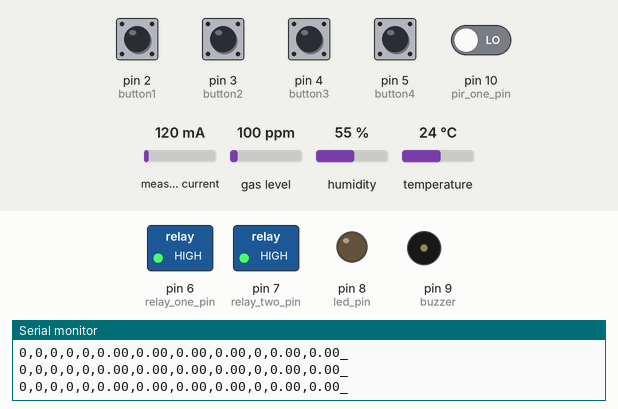
This sketch was run on a simulated Arduino Uno, built with avr-gcc and run on an emulated ATmega328P. Parts: switched loads named in the sketch (green lamp = pin HIGH), output pins drawn as LEDs (lit = HIGH), buzzer (waves = sounding), the last lines printed to the serial monitor. The test bench sets the inputs (shaded band); at power-on: pin 2 (button1), pin 3 (button2), pin 4 (button3), pin 5 (button4) HIGH, pin 10 (pir_one_pin) LOW, temperature 24 °C, measured current 120 mA, gas level 100 ppm, humidity 55 %.

Above: at 1.7 s.
1.8 s: pin 2 (button1) pulled LOW for 0.15 s
At 1.94 s:
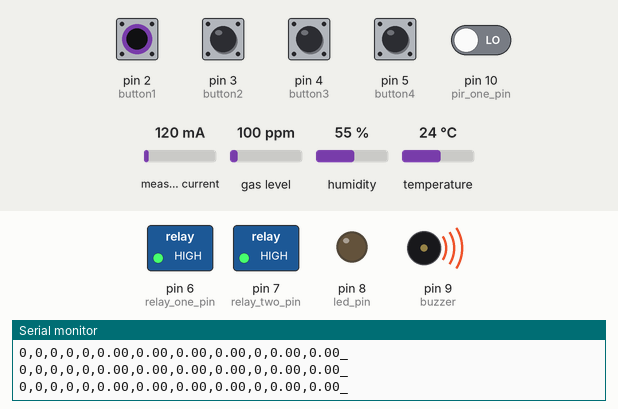
4.1 s: pin 10 (pir_one_pin) driven HIGH
At 4.83 s:
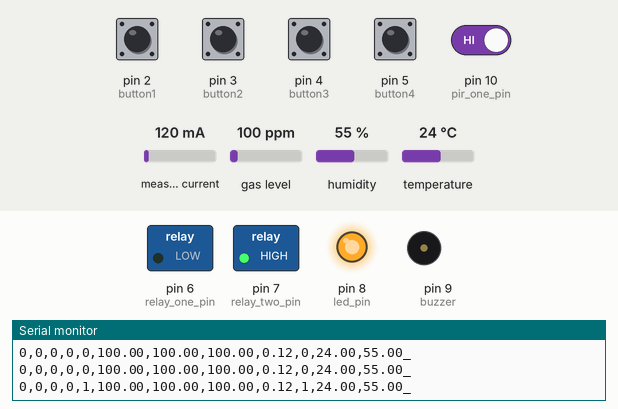
7.6 s: temperature set to 24.7 °C
11.1 s: temperature set to 25.9 °C
At 13.47 s:
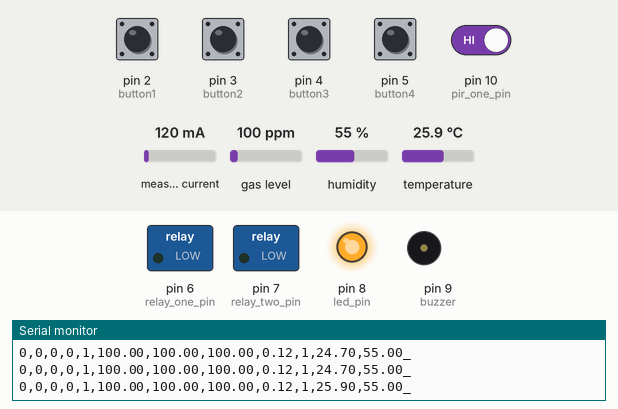
15.2 s: pin 10 (pir_one_pin) driven LOW
At 15.8 s:
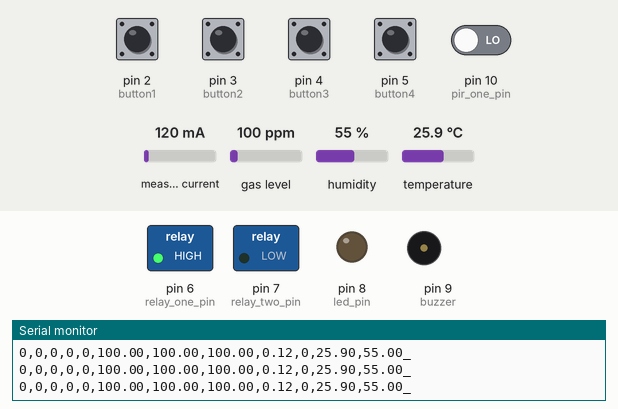
16.7 s: pin 3 (button2) pulled LOW for 0.15 s
At 16.85 s:
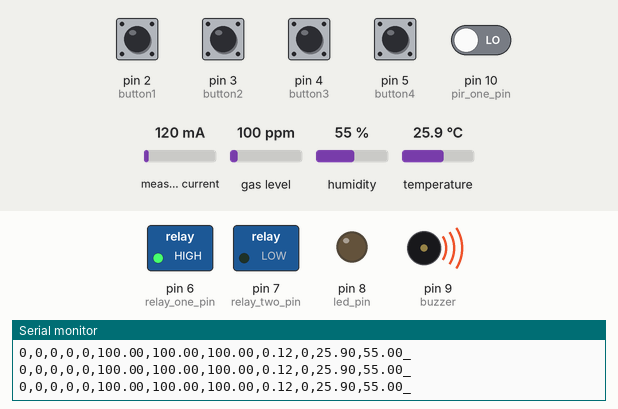
Timing chart, 0 to 19.7 s (numbered marks = the images above; inputs shaded):
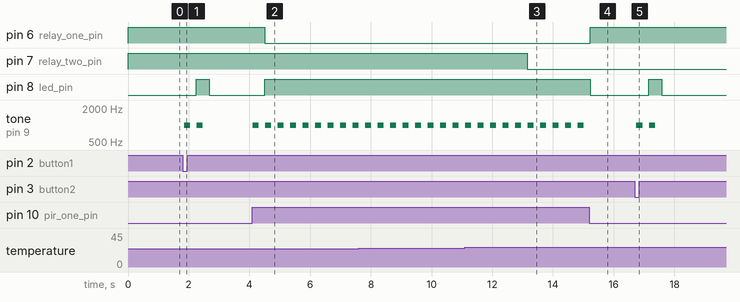

Measured:
- the behaviour switches between 25 and 25.1 °C on temperature (found by bisection; images 2 and 3)
- after the input at 1.8 s, pin 8 (led_pin): LOW → HIGH after 0.45 s, → LOW 0.43 s later; tone on pin 9 (buzzer): alternates 1000 Hz for 0.20 s and silent for 0.22 s, 4 changes in all, then stays silent, starting after 0.05 s
- after the input at 4.1 s, pin 6 (relay_one_pin): HIGH → LOW after 0.41 s; pin 8 (led_pin): LOW → HIGH after 0.41 s; tone on pin 9 (buzzer): alternates 1000 Hz for 0.20 s and silent for 0.21 s, starting at once
- after the input at 11.1 s, pin 7 (relay_two_pin): HIGH → LOW after 2.1 s
- after the input at 15.2 s, pin 6 (relay_one_pin): LOW → HIGH at once; pin 8 (led_pin): HIGH → LOW at once; tone on pin 9 (buzzer): stops changing and stays silent
- after the input at 16.7 s, pin 8 (led_pin): LOW → HIGH after 0.45 s, → LOW 0.43 s later; tone on pin 9 (buzzer): alternates 1000 Hz for 0.20 s and silent for 0.22 s, 4 changes in all, then stays silent, starting after 0.05 s

The sketch:

main.ino
```cpp
#include "libraries.h"

unsigned long last_sent = 0, INTERVAL = 100;
unsigned long last_sent_2 = 0, INTERVAL_2 = 2000;

// functie pentru initializarea programului
void setup() {
  // initializare afisare seriala
  Serial.begin(9600);

  // initializare module create
  init_communication();
  init_relays();
  init_mq_sensor();
  init_acs_sensor();
  init_pir();
  init_buzzer();
  init_led();
  init_btns();
}

// functie care se executa in bucla
void loop() {
  // verificam daca butoanele sunt apasate
  check_btns();
  // verificam daca pir-ul a detectat miscare
  check_pir();

  // verificam daca putem citi datele de la dht, mq si acs la un anumit interval predefinit
  if ((millis() - last_sent_2 > INTERVAL_2)) {
    check_dht();
    check_mq_sensor();
    check_acs_sensor();
    last_sent_2 = millis();
  }

  // analizam informatiile de la butoane si verificam daca alarma este activata
  int alarm = 0;
  if (_button1 == 1 || _button2 == 1 || _button3 == 1 || _button4 == 1 || pir == 1) {
    alarm = 1;
    buzzer_on();
    led_on();
  } else {
    led_off();
  }

  // daca pir-ul este activat, activam si releul 1
  if (pir) {
    relay_one_on();
  } else {
    relay_one_off();
  }

  // daca temperatura este mai mare decat 25 activam releu 2
  if (t > 25) {
    relay_two_on();
  } else {
    relay_two_off();
  }

  // trimitem datele prin comunicare seriala la un anumit interval
  if ((millis() - last_sent > INTERVAL)) {
    String payload = String(_button1);
    payload += ",";
    payload += String(_button2);
    payload += ",";
    payload += String(_button3);
    payload += ",";
    payload += String(_button4);
    payload += ",";
    payload += String(alarm);
    payload += ",";
    payload += String(lpg);
    payload += ",";
    payload += String(co);
    payload += ",";
    payload += String(smoke);
    payload += ",";
    payload += String(I);
    payload += ",";
    payload += String(pir);
    payload += ",";
    payload += String(t);
    payload += ",";
    payload += String(h);
    payload += "_";

    send_data(payload);

    Serial.println(payload);

    last_sent = millis();
  }
}
```

acs_sensor.h
```cpp
ACS712 sensor(ACS712_30A, A2);

float I = 0;

// initializare senzor acs
void init_acs_sensor() {
  int zero = sensor.calibrate();
}

// citire data senzor acs
void check_acs_sensor() {
  I = sensor.getCurrentDC();
}
```

btns.h
```cpp
ezButton button1(2);
ezButton button2(3);
ezButton button3(4);
ezButton button4(5);

int _button1 = 0;
int _button2 = 0;
int _button3 = 0;
int _button4 = 0;

// initializare butoane
void init_btns() {
  button1.setDebounceTime(50);
  button2.setDebounceTime(50);
  button3.setDebounceTime(50);
  button4.setDebounceTime(50);
}

// verificare butoane
void check_btns() {
  button1.loop();
  button2.loop();
  button3.loop();
  button4.loop();

  int btn1State = button1.getState();
  int btn2State = button2.getState();
  int btn3State = button3.getState();
  int btn4State = button4.getState();

  if (button1.isPressed())
    _button1 = 1;

  if (button1.isReleased())
    _button1 = 0;

  if (button2.isPressed())
    _button2 = 1;

  if (button2.isReleased())
    _button2 = 0;

  if (button3.isPressed())
     _button3 = 1;

  if (button3.isReleased())
    _button3 = 0;

  if (button4.isPressed())
    _button4 = 1;

  if (button4.isReleased())
    _button4 = 0;
}
```

buzzer.h
```cpp
const int buzzer = 9;

// initializare modul buzzer
void init_buzzer(){
  pinMode(buzzer, OUTPUT);
}

// activare buzzer
void buzzer_on(){
  tone(buzzer, 1000);
  delay(200);
  noTone(buzzer);
  delay(200);
}

// verificare buzzer - functie de test
void check_buzzer(){
  tone(buzzer, 1000);
  delay(1000);
  noTone(buzzer);
  delay(1000);
}
```

communication.h
```cpp
// variabile pentru comunicarea seriala
SoftwareSerial comm(12, 13); // tx, rx

// functie pentru initializarea comunicarii seriale
void init_communication() {
  comm.begin(1200);
}

// functie pentru trimiterea datelor serial
void send_data(String payload) {
  char* buf = (char*) malloc(sizeof(char) * payload.length() + 1);
  payload.toCharArray(buf, payload.length() + 1);
  comm.write(buf);
  free(buf);
}
```

dht_sensor.h
```cpp
#define DHTPIN A3
#define DHTTYPE DHT22
DHT dht(DHTPIN, DHTTYPE);

float h = 0;
float t = 0;

// functie pentru initializarea senzorului dht
void init_dht() {
  dht.begin();
}

// functie pentru verificarea senzorului dht
void check_dht() {
  h = dht.readHumidity();
  t = dht.readTemperature();
  if (isnan(h) || isnan(t)) {
    h = 0;
    t = 0;
  }
}
```

led.h
```cpp
const int led_pin = 8;

// led on
void led_on() {
  digitalWrite(led_pin, HIGH);
}

// led off
void led_off() {
  digitalWrite(led_pin, LOW);
}

// functie pentru initializarea ledului
void init_led() {
  pinMode(led_pin, OUTPUT);

  led_off();
}
```

mq_sensor.h
```cpp
int mq2_pin = A1;
float lpg, co, smoke;

MQ2 mq2(mq2_pin);

// functie ptr initializarea senzorului mq
void init_mq_sensor() {
  mq2.begin();
}

// functie pentru citirea datelor de la senzorul mq
void check_mq_sensor() {
  float* values = mq2.read(false);

  lpg = mq2.readLPG();
  if (lpg > 1000)
    lpg = 1000;

  co = mq2.readCO();
  if (co > 1000)
    co = 1000;

  smoke = mq2.readSmoke();
  if (smoke > 1000)
    smoke = 1000;
}
```

pir_sensor.h
```cpp
int pir_one_pin = 10;

int pir = 0;

// functie pentru initializare senzor pir
void init_pir() {
  pinMode(pir_one_pin, INPUT);
}

// functie pentru verificarea senzorului pirs
bool check_pir(){
  pir = digitalRead(pir_one_pin);
}
```

relays.h
```cpp
// definire pini relee
const int relay_one_pin = 6;
const int relay_two_pin = 7;

// functie ptr deschiderea releului unu
void relay_one_on() {
  digitalWrite(relay_one_pin, LOW);
}

// functie ptr inchiderea releului unu
void relay_one_off() {
  digitalWrite(relay_one_pin, HIGH);
}

// functie ptr deschiderea releului doi
void relay_two_on() {
  digitalWrite(relay_two_pin, LOW);
}

// functie ptr inchiderea releului doi
void relay_two_off() {
  digitalWrite(relay_two_pin, HIGH);
}

// functie pentru initializarea releelor
void init_relays() {
  pinMode(relay_one_pin, OUTPUT);
  pinMode(relay_two_pin, OUTPUT);

  relay_one_off();
  relay_two_off();
}
```

libraries.h
```cpp
// includerea pachetelor instalate
#include <MQ2.h>
#include "ACS712.h"
#include "DHT.h"
#include <ezButton.h>
#include <SoftwareSerial.h>

// includerea pachetelor create
#include "relays.h"
#include "mq_sensor.h"
#include "acs_sensor.h"
#include "pir_sensor.h"
#include "dht_sensor.h"
#include "buzzer.h"
#include "led.h"
#include "btns.h"
#include "communication.h"
```
